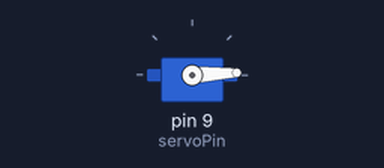
The sketch below on a simulated Arduino Uno, built with avr-gcc and run on an emulated ATmega328P. On the bench: servo.

Above: at 0.05 s.
At 0.9 s:
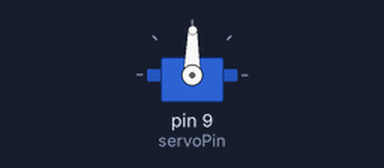
At 1.75 s:
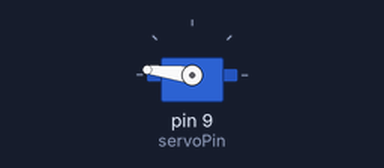
At 3.45 s:
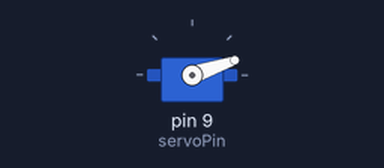
Timing chart, 0 to 8.3 s (numbered marks = the images above):
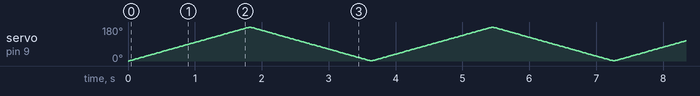

The sketch:

servo1.ino.ino
```cpp
#include <Servo.h>

int servoPin = 9;
Servo servo;
int angle = 0;

void setup() {
  // put your setup code here, to run once:
servo.attach(servoPin);
}

void loop() {
  // put your main code here, to run repeatedly:
for(angle = 0;angle < 180; angle++)
{
  servo.write(angle);
  delay(10);

}
for(angle = 180;angle > 0; angle--)
{
  servo.write(angle);
  delay(10);
}
}
```
